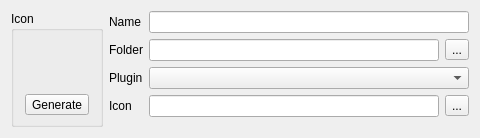
<?xml version="1.0" encoding="UTF-8"?>
<ui version="4.0">
 <class>ResourceInfoWidget</class>
 <widget class="QWidget" name="ResourceInfoWidget">
  <property name="geometry">
   <rect>
    <x>0</x>
    <y>0</y>
    <width>480</width>
    <height>129</height>
   </rect>
  </property>
  <property name="windowTitle">
   <string>Resource Info</string>
  </property>
  <layout class="QHBoxLayout" name="horizontalLayout_2">
   <item>
    <widget class="QGroupBox" name="mIconGB">
     <property name="sizePolicy">
      <sizepolicy hsizetype="Maximum" vsizetype="Maximum">
       <horstretch>0</horstretch>
       <verstretch>0</verstretch>
      </sizepolicy>
     </property>
     <property name="maximumSize">
      <size>
       <width>92</width>
       <height>16777215</height>
      </size>
     </property>
     <property name="styleSheet">
      <string notr="true"/>
     </property>
     <property name="title">
      <string>Icon</string>
     </property>
     <property name="alignment">
      <set>Qt::AlignLeading|Qt::AlignLeft|Qt::AlignTop</set>
     </property>
     <layout class="QVBoxLayout" name="verticalLayout">
      <item>
       <layout class="QHBoxLayout" name="horizontalLayout_4">
        <property name="sizeConstraint">
         <enum>QLayout::SetDefaultConstraint</enum>
        </property>
        <item>
         <spacer name="horizontalSpacer_4">
          <property name="orientation">
           <enum>Qt::Horizontal</enum>
          </property>
          <property name="sizeType">
           <enum>QSizePolicy::Maximum</enum>
          </property>
          <property name="sizeHint" stdset="0">
           <size>
            <width>5</width>
            <height>20</height>
           </size>
          </property>
         </spacer>
        </item>
        <item>
         <widget class="QLabel" name="mIconLbl">
          <property name="sizePolicy">
           <sizepolicy hsizetype="Minimum" vsizetype="Minimum">
            <horstretch>0</horstretch>
            <verstretch>0</verstretch>
           </sizepolicy>
          </property>
          <property name="minimumSize">
           <size>
            <width>48</width>
            <height>48</height>
           </size>
          </property>
          <property name="maximumSize">
           <size>
            <width>48</width>
            <height>48</height>
           </size>
          </property>
          <property name="text">
           <string/>
          </property>
          <property name="alignment">
           <set>Qt::AlignLeading|Qt::AlignLeft|Qt::AlignTop</set>
          </property>
         </widget>
        </item>
        <item>
         <spacer name="horizontalSpacer_5">
          <property name="orientation">
           <enum>Qt::Horizontal</enum>
          </property>
          <property name="sizeType">
           <enum>QSizePolicy::Maximum</enum>
          </property>
          <property name="sizeHint" stdset="0">
           <size>
            <width>5</width>
            <height>20</height>
           </size>
          </property>
         </spacer>
        </item>
       </layout>
      </item>
      <item>
       <layout class="QHBoxLayout" name="horizontalLayout_3">
        <item>
         <spacer name="horizontalSpacer_2">
          <property name="orientation">
           <enum>Qt::Horizontal</enum>
          </property>
          <property name="sizeType">
           <enum>QSizePolicy::Maximum</enum>
          </property>
          <property name="sizeHint" stdset="0">
           <size>
            <width>40</width>
            <height>20</height>
           </size>
          </property>
         </spacer>
        </item>
        <item>
         <widget class="QToolButton" name="toolButton_2">
          <property name="text">
           <string>Generate</string>
          </property>
         </widget>
        </item>
        <item>
         <spacer name="horizontalSpacer_3">
          <property name="orientation">
           <enum>Qt::Horizontal</enum>
          </property>
          <property name="sizeType">
           <enum>QSizePolicy::Maximum</enum>
          </property>
          <property name="sizeHint" stdset="0">
           <size>
            <width>40</width>
            <height>20</height>
           </size>
          </property>
         </spacer>
        </item>
       </layout>
      </item>
     </layout>
    </widget>
   </item>
   <item>
    <layout class="QFormLayout" name="formLayout">
     <property name="sizeConstraint">
      <enum>QLayout::SetDefaultConstraint</enum>
     </property>
     <property name="fieldGrowthPolicy">
      <enum>QFormLayout::AllNonFixedFieldsGrow</enum>
     </property>
     <item row="0" column="1">
      <widget class="QLineEdit" name="mNameLE">
       <property name="sizePolicy">
        <sizepolicy hsizetype="MinimumExpanding" vsizetype="Fixed">
         <horstretch>0</horstretch>
         <verstretch>0</verstretch>
        </sizepolicy>
       </property>
      </widget>
     </item>
     <item row="1" column="0">
      <widget class="QLabel" name="mFilterLbl">
       <property name="text">
        <string>Folder</string>
       </property>
      </widget>
     </item>
     <item row="1" column="1">
      <layout class="QHBoxLayout" name="horizontalLayout">
       <item>
        <widget class="QLineEdit" name="mSubdirLE"/>
       </item>
       <item>
        <widget class="QToolButton" name="toolButton">
         <property name="text">
          <string>...</string>
         </property>
        </widget>
       </item>
      </layout>
     </item>
     <item row="2" column="0">
      <widget class="QLabel" name="label">
       <property name="text">
        <string>Plugin</string>
       </property>
      </widget>
     </item>
     <item row="2" column="1">
      <widget class="QComboBox" name="mPluginComboBox"/>
     </item>
     <item row="3" column="0">
      <widget class="QLabel" name="mIconLbl_2">
       <property name="text">
        <string>Icon</string>
       </property>
      </widget>
     </item>
     <item row="3" column="1">
      <layout class="QHBoxLayout" name="horizontalLayout_5">
       <item>
        <widget class="QLineEdit" name="mIconLE">
         <property name="sizePolicy">
          <sizepolicy hsizetype="MinimumExpanding" vsizetype="Fixed">
           <horstretch>0</horstretch>
           <verstretch>0</verstretch>
          </sizepolicy>
         </property>
        </widget>
       </item>
       <item>
        <widget class="QToolButton" name="mIconTB">
         <property name="text">
          <string>...</string>
         </property>
        </widget>
       </item>
      </layout>
     </item>
     <item row="0" column="0">
      <widget class="QLabel" name="mNameLbl">
       <property name="text">
        <string>Name</string>
       </property>
      </widget>
     </item>
    </layout>
   </item>
  </layout>
 </widget>
 <resources>
  <include location="../toolkit.qrc"/>
 </resources>
 <connections/>
</ui>
